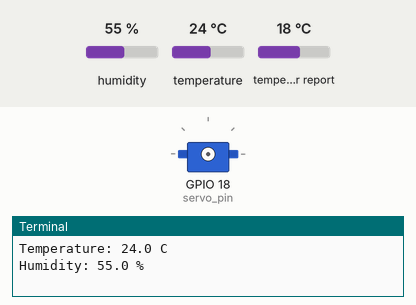
The program below on a simulated Raspberry Pi (BCM pin numbers). Parts: servo, the last lines printed to the terminal. The inputs (shaded band) are chosen by the test bench; at power-on: temperature 24 °C, humidity 55 %, temperature in the web weather report 18 °C. Requests to the public web service named in the program get a made-up reply in its usual format after 0.4 s (London, UTC, broken clouds, 64 % humidity, 1013 hPa unless stated); servo angles are drawn from the pulse width (0.5 ms = 0°, 2.5 ms = 180°); the clock reads 2024-03-15 10:24:30 at power-on unless the program sets it.

Above: at 1.2 s.
1.3 s: temperature set to 14 °C
8.9 s: temperature set to 11 °C
At 15.2 s:
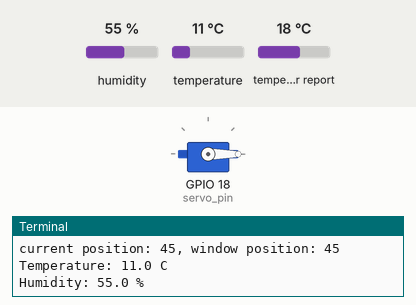
16.0 s: humidity set to 59 %
23.6 s: humidity set to 62 %
At 29.7 s:
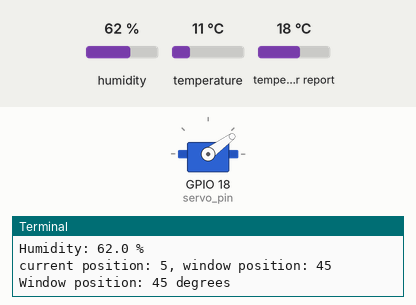
30.1 s: humidity set to 22 %
At 36.9 s:
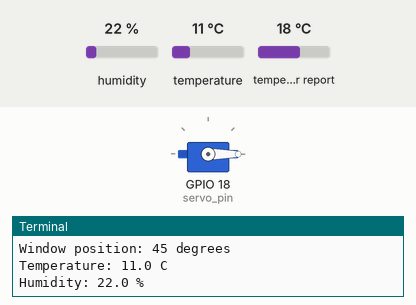
Timing chart, 0 to 38.2 s (numbered marks = the images above; inputs shaded):
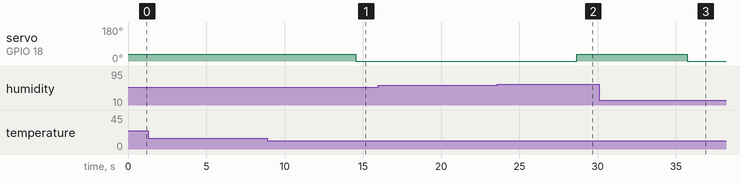

The program:

Raspi.py
```python
import RPi.GPIO as GPIO
import time
import requests
import json
import Adafruit_DHT
from functools import lru_cache

# Set up the DHT11 temperature and humidity sensor
sensor = Adafruit_DHT.DHT11
pin = 4

# Set up the servo motor
GPIO.setwarnings(False)
GPIO.cleanup()
servo_pin = 18
GPIO.setmode(GPIO.BCM)
GPIO.setup(servo_pin, GPIO.OUT)
pwm = GPIO.PWM(servo_pin, 50)
pwm.start(0)

# Define the temperature and humidity thresholds
temp_threshold = 12.0
humidity_threshold = 60.0

# Define the weather API key and location
weather_api_key = 'f9307df32efb3d34a029ad4cbf9ebdd2'
weather_lat = '62.79446'
weather_lon = '22.82822'

# Define the API endpoint for the current weather data
weather_url = f'https://api.openweathermap.org/data/2.5/weather?lat={weather_lat}&lon={weather_lon}&appid={weather_api_key}'

# Define the servo angle values for different window positions
closed_angle = 5#0
tilt_angle = 10 #45
open_angle = 45 #90


def get_ttl_hash(seconds=3600):
    """Return the same value withing `seconds` time period"""
    return round(time.time() / seconds)

# Function to get the current weather data from the API
@lru_cache()
def get_weather_data(ttl_hash=None):
    response = requests.get(weather_url)
    print("get_weather_data() executed")
    data = json.loads(response.text)
    print("Weather conditions: " + data['weather'][0]['main'] + "")
    return data

def get_temperature():
    # Read the temperature and humidity values from the sensor
    humidity, temperature = Adafruit_DHT.read_retry(sensor, pin)

    if temperature is not None:
        print("Temperature: " + str(temperature) + " C")
        return temperature
    else:
        print("Error reading DHT11 data.")

def get_humidity():
    # Read the temperature and humidity values from the sensor
    humidity, temperature = Adafruit_DHT.read_retry(sensor, pin)

    if humidity is not None:
        print("Humidity: " + str(humidity) + " %")
        return humidity
    else:
        print("Error reading DHT11 data.")


# Function to determine the window position based on the current weather data
def get_window_position(weather_data, temperature, humidity):
    weather_conditions = weather_data['weather'][0]['main']
    if weather_conditions == 'Rain' or weather_conditions == 'Snow':
        return tilt_angle
    elif weather_conditions == 'Thunderstorm':
        return closed_angle
    elif temperature > temp_threshold or humidity > humidity_threshold:
        return open_angle
    else:
        return closed_angle

# Set the initial window position to closed
current_position = closed_angle

# Main loop
while True:
    temperature = get_temperature()
    humidity = get_humidity()
    weather_data = get_weather_data(ttl_hash=get_ttl_hash())
    # Check if the temperature or humidity exceeds the thresholds or if it's raining or snowing
    if temperature > temp_threshold or humidity > humidity_threshold or weather_data['weather'][0]['main'] == 'Rain' or weather_data['weather'][0]['main'] == 'Snow':
        window_position = get_window_position(weather_data, temperature, humidity)
        # Check if the desired position is different from the current position
        print("current position: " +str(current_position) +", window position: " +str(window_position))
        if window_position != current_position:
            # Set the servo to the desired position
            GPIO.output(servo_pin, True)
            duty_cycle = 2 + (window_position / 18)
            pwm.ChangeDutyCycle(duty_cycle)
            print("Window position: " + str(window_position) + " degrees")
            time.sleep(1)
            GPIO.output(servo_pin, False)
            pwm.ChangeDutyCycle(0)
            # Update the current position
            current_position = window_position
    else:
        # Check if the desired position is different from the current position
        if current_position != closed_angle:
            # Adjust the servo to the closed position
            GPIO.output(servo_pin, True)
            pwm.ChangeDutyCycle(2 + (closed_angle / 18))
            time.sleep(1)
            GPIO.output(servo_pin, False)
            pwm.ChangeDutyCycle(0)
            time.sleep(1)
            print("Window closed")
            # Update the current position
            current_position = closed_angle
    # Wait for some time before checking the conditions again
    time.sleep(5)
```

Measured:
- the behaviour switches between 13 and 12 °C on temperature (found by bisection; images 0 and 1)
- the behaviour switches between 60 and 61 % on humidity (found by bisection; images 1 and 2)
- after the input at 8.9 s, servo on GPIO 18 (servo_pin): 36° → 0° after 5.7 s
- after the input at 23.6 s, servo on GPIO 18 (servo_pin): 0° → 36° after 5.1 s
- after the input at 30.1 s, servo on GPIO 18 (servo_pin): 36° → 0° after 5.6 s
